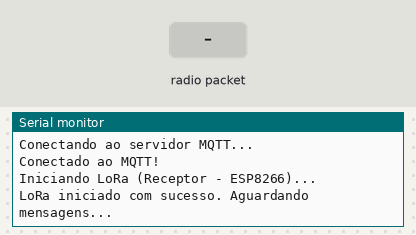
Recording of a sketch running on a simulated ESP8266 (NodeMCU). Shown: the last lines printed to the serial monitor. Inputs (shaded band) come from the test bench. WiFi joins after 1.5 s; servers stay silent unless stated; no radio packets arrive unless stated; no MQTT or app messages arrive unless stated.

Above: at 2.8 s.
2.9 s: radio packet "1" arrives
At 4.0 s:
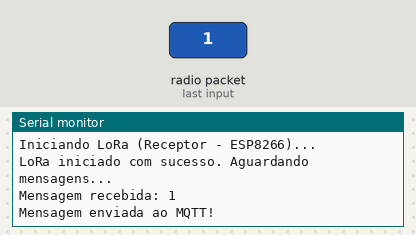
4.4 s: radio packet "0" arrives
At 5.2 s:
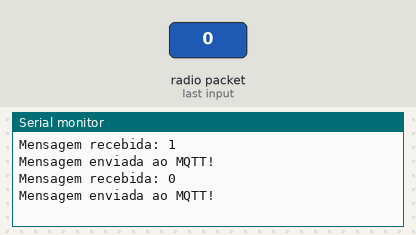
5.9 s: radio packet "2" arrives
At 6.3 s:
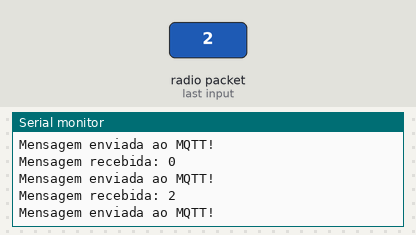

Measured:
- after the input at 2.9 s, the serial monitor: prints a new line at once (image 1)
- after the input at 4.4 s, the serial monitor: prints a new line at once (image 2)
- after the input at 5.9 s, the serial monitor: prints a new line at once (image 3)

The sketch:

recetor_LoRa.ino
```cpp
#include <ESP8266WiFi.h>
#include <WiFiClient.h>
#include <PubSubClient.h>
#include <SPI.h>
#include <LoRa.h>

// ---------- Wi-Fi ----------
#define WIFI_SSID     "ENIDH"
#define WIFI_PASSWORD "fw0SNB8J"

// ---------- MQTT ----------
#define MQTT_SERVER   "cjsg.ddns.net"
#define MQTT_USER     "cd"
#define MQTT_PASSWORD "1qaz\"WSX"
#define MQTT_TOPIC    "esp8266/dados"

// ---------- LoRa ----------
#define LORA_SS     4   // GPIO4 (D2)
#define LORA_RST    5   // GPIO5 (D1)
#define LORA_DIO0   16  // GPIO16 (D0)

WiFiClient espClient;
PubSubClient client(espClient);

void conectarWiFi() {
  Serial.print("Conectando ao Wi-Fi...");
  WiFi.mode(WIFI_STA);
  WiFi.begin(WIFI_SSID, WIFI_PASSWORD);

  unsigned long tempoInicio = millis();
  while (WiFi.status() != WL_CONNECTED && millis() - tempoInicio < 20000) {
    Serial.print(".");
    delay(500);
    yield();
  }
  Serial.println(WiFi.status() == WL_CONNECTED ? "\nWi-Fi conectado!" : "\nFalha ao conectar ao Wi-Fi.");
}

void conectarMQTT() {
  Serial.print("Conectando ao servidor MQTT...");
  client.setServer(MQTT_SERVER, 1883);

  int tentativas = 0;
  while (!client.connected() && tentativas < 5) {
    String clientId = "ESP8266Client-" + String(ESP.getChipId());
    if (client.connect(clientId.c_str(), MQTT_USER, MQTT_PASSWORD)) {
      Serial.println("\nConectado ao MQTT!");
    } else {
      Serial.print("Erro MQTT (estado ");
      Serial.print(client.state());
      Serial.println("). Tentando novamente...");
      delay(3000);
      yield();
      tentativas++;
    }
  }
}

void setup() {
  Serial.begin(9600);
  while (!Serial);

  conectarWiFi();
  conectarMQTT();

  Serial.println("Iniciando LoRa (Receptor - ESP8266)...");

  LoRa.setPins(LORA_SS, LORA_RST, LORA_DIO0);

  if (!LoRa.begin(433E6)) {
    Serial.println("Erro ao iniciar LoRa!");
    while (1);
  }

  Serial.println("LoRa iniciado com sucesso. Aguardando mensagens...");
}

void loop() {

  if(WiFi.status()!= WL_CONNECTED){
    conectarWiFi();
  }
  if (!client.connected()) {
    conectarMQTT();
  }
  client.loop();

  int packetSize = LoRa.parsePacket();
  if (packetSize) {
    String received = "";
    while (LoRa.available()) {
      received += (char)LoRa.read();
    }
    Serial.print("Mensagem recebida: ");
    Serial.println(received);

    client.publish(MQTT_TOPIC, received.c_str());
    Serial.println("Mensagem enviada ao MQTT!\n");
  }
}
```
